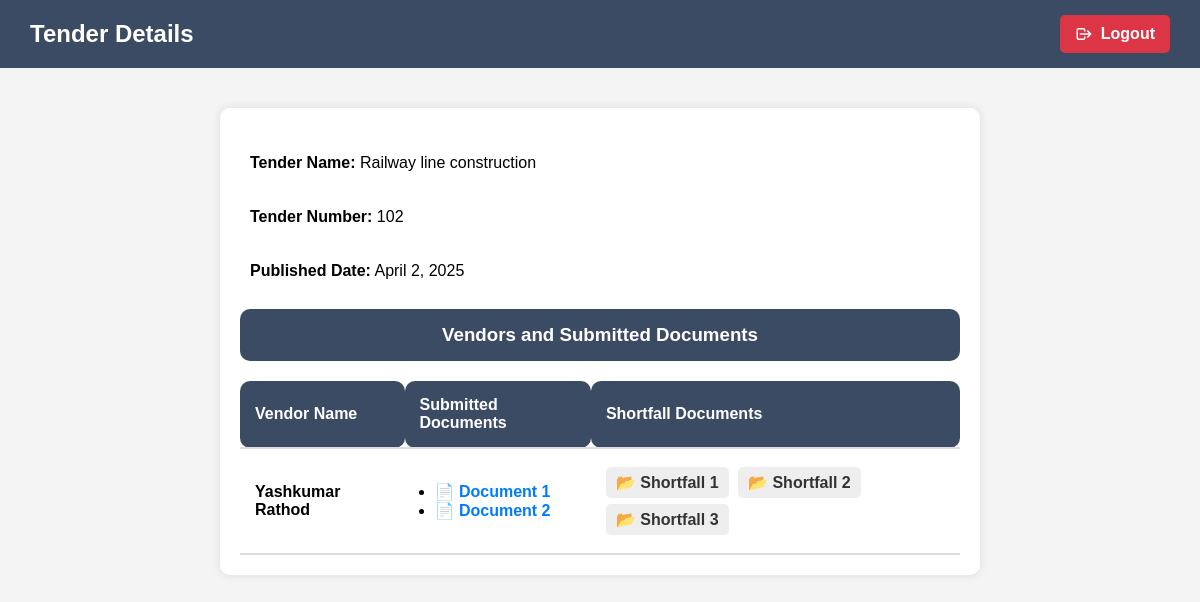
The page /tender/8/ (signed in) on the database its author committed.
### tenders/models.py (models this page shows, shortened)
class Tender(models.Model):
    department = models.ForeignKey(Department, on_delete=models.CASCADE, null=True, blank=True)
    tender_number = models.CharField(max_length=100, unique=True)
    name = models.CharField(max_length=255)
    published_date = models.DateField(auto_now_add=True)

class Vendor(models.Model):
    name = models.CharField(max_length=200)
    tender = models.ForeignKey(Tender, on_delete=models.CASCADE, related_name="vendors")

class VendorDocument(models.Model):
    vendor = models.ForeignKey(Vendor, on_delete=models.CASCADE, related_name="documents")
    file = models.FileField(upload_to="vendor_documents/")
    uploaded_at = models.DateTimeField(auto_now_add=True)

### tenders/views.py (the view)
# urls.py: path("tender/<int:tender_id>/", tender_details, name="tender_details"),  # Tender Details
@login_required
def tender_details(request, tender_id):
    tender = get_object_or_404(Tender, id=tender_id)
    vendors = Vendor.objects.filter(tender=tender).prefetch_related('documents','shortfall_documents')
    context = {
        "tender": tender,
        "vendors": vendors,
        "shortfall_stages": [1, 2, 3],  # ✅ Pass this list to the template
    }
    return render(request, "tenders/tender_details.html",context)

### tenders/templates/tenders/tender_details.html (shortened to what this page needs)
<!DOCTYPE html>
<html lang="en">
<head>
</head>
<body>
    <div class="top-bar">
        <h2>Tender Details</h2>
        <a href="{% url 'logout' %}" class="logout-btn">
            <svg xmlns="http://www.w3.org/2000/svg" fill="none" viewBox="0 0 24 24" stroke="currentColor">
                <path stroke-linecap="round" stroke-linejoin="round" stroke-width="2" d="M17 16l4-4m0 0l-4-4m4 4H7m6 4v1a2 2 0 01-2 2H5a2 2 0 01-2-2V7a2 2 0 012-2h6a2 2 0 012 2v1" />
            </svg>
            Logout
        </a>
    </div>
    <div class="container">
        <p><strong>Tender Name:</strong> {{ tender.name }}</p>
        <p><strong>Tender Number:</strong> {{ tender.tender_number }}</p>
        <p><strong>Published Date:</strong> {{ tender.published_date }}</p>
        <h3>Vendors and Submitted Documents</h3>
        {% if vendors %}
        <table>
            <thead>
                <tr>
                    <th>Vendor Name</th>
                    <th>Submitted Documents</th>
                    <th>Shortfall Documents</th>
                </tr>
            </thead>
            <tbody>
                {% for vendor in vendors %}
                <tr>
                    <td><strong>{{ vendor.name }}</strong></td>
                    <td>
                        {% if vendor.documents.all %}
                            <ul class="document-list">
                                {% for document in vendor.documents.all %}
                                    <li>
                                        <a href="{{ document.file.url }}" target="_blank">📄 Document {{ forloop.counter }}</a>
                                    </li>
                                {% endfor %}
                            </ul>
                        {% else %}
                            No documents uploaded
                        {% endif %}
                    </td>
                    <td>
                        <a href="{% url 'shortfall_details' vendor.id 1 %}" class="shortfall-btn">📂 Shortfall 1</a>
                        <a href="{% url 'shortfall_details' vendor.id 2 %}" class="shortfall-btn">📂 Shortfall 2</a>
                        <a href="{% url 'shortfall_details' vendor.id 3 %}" class="shortfall-btn">📂 Shortfall 3</a>
                    </td>
                </tr>
                {% endfor %}
            </tbody>
        </table>
        {% else %}
            <p>No vendors have participated yet.</p>
        {% endif %}
    </div>
</body>
</html>

### tenders/templates/tenders/tender_details.html (style rules this page uses)
body { font-family: Arial, sans-serif; background-color: #f4f4f4; margin: 0; padding: 0; }
.top-bar { background-color: #3c4b64; color: white; padding: 15px 30px; display: flex; justify-content: space-between; align-items: center; }
.top-bar h2 { margin: 0; font-size: 24px; }
.logout-btn { display: flex; align-items: center; text-decoration: none; color: white; background-color: #DC3545; padding: 10px 15px; border-radius: 5px; font-weight: bold; transition: background-color 0.3s ease; }
.logout-btn svg { margin-right: 8px; width: 18px; height: 18px; }
.container { width: 60%; margin: 40px auto; background: white; padding: 20px; border-radius: 10px; box-shadow: 0px 0px 10px rgba(0, 0, 0, 0.1); text-align: left; }
h3 { background: #3c4b64; color: white; padding: 15px; border-radius: 10px; text-align: center; }
p { font-size: 16px; padding: 10px; }
table { width: 100%; border-collapse: collapse; margin-top: 20px; }
th, td { padding: 15px; border-bottom: 2px solid #ddd; text-align: left; }
th { background: #3c4b64; color: white; border-radius: 10px; }
td a { text-decoration: none; color: #007BFF; font-weight: bold; }
.document-list { padding-left: 15px; }
.shortfall-btn { display: inline-block; margin: 3px 5px 3px 0; padding: 6px 10px; background-color: #eee; color: #333; border-radius: 5px; text-decoration: none; }

### rows shown on the page
Tender: name "Railway line construction", tender_number "102", published_date "April 2, 2025"
Vendor: name "Yashkumar Rathod"
